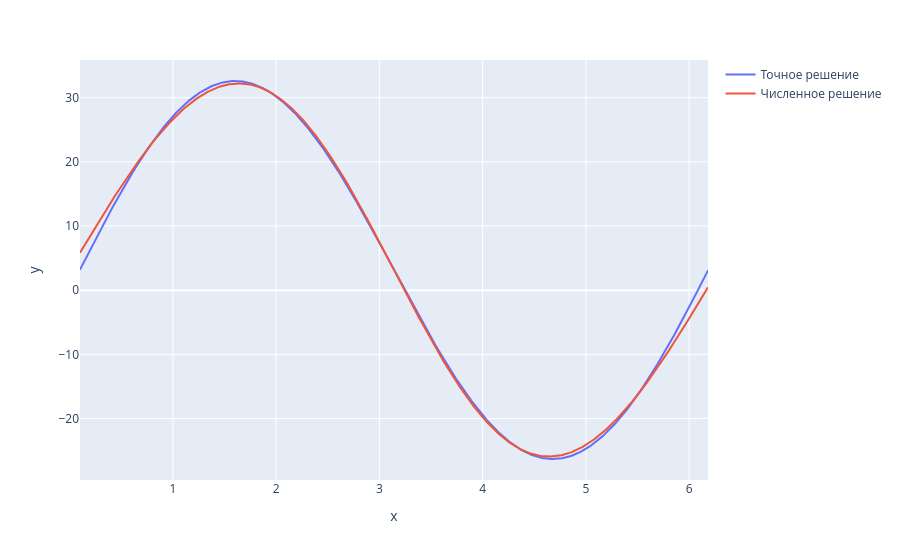

Write notebook code for a chart like this one.
### Markdown cell above
## Сравнение

### Code cell
figure = px.line(x=x, y=u_exact, markers=False)
figure.update_traces(name="Точное решение", showlegend=True)

figure.add_scatter(x=x, y=u_numeric, name="Численное решение")

figure.show()

### Figure 1 — Plotly figure (JSON) as saved in the notebook; plotly's stock layout.template omitted (floating-point values rounded to 4 significant figures; data arrays with more than 128 entries replaced by an {"elided": "..."} marker saying what was removed)
{"data": [{"hovertemplate": "x=%{x}<br>y=%{y}<extra></extra>", "legendgroup": "", "line": {"color": "#636efa", "dash": "solid"}, "marker": {"symbol": "circle"}, "mode": "lines", "name": "Точное решение", "orientation": "v", "showlegend": true, "type": "scatter", "x": {"elided": "1000 float values"}, "xaxis": "x", "y": {"elided": "1000 float values"}, "yaxis": "y"}, {"name": "Численное решение", "type": "scatter", "x": {"elided": "1000 float values"}, "y": {"elided": "1000 float values"}}], "layout": {"legend": {"tracegroupgap": 0}, "margin": {"t": 60}, "xaxis": {"anchor": "y", "domain": [0, 1], "title": {"text": "x"}}, "yaxis": {"anchor": "x", "domain": [0, 1], "title": {"text": "y"}}}}
